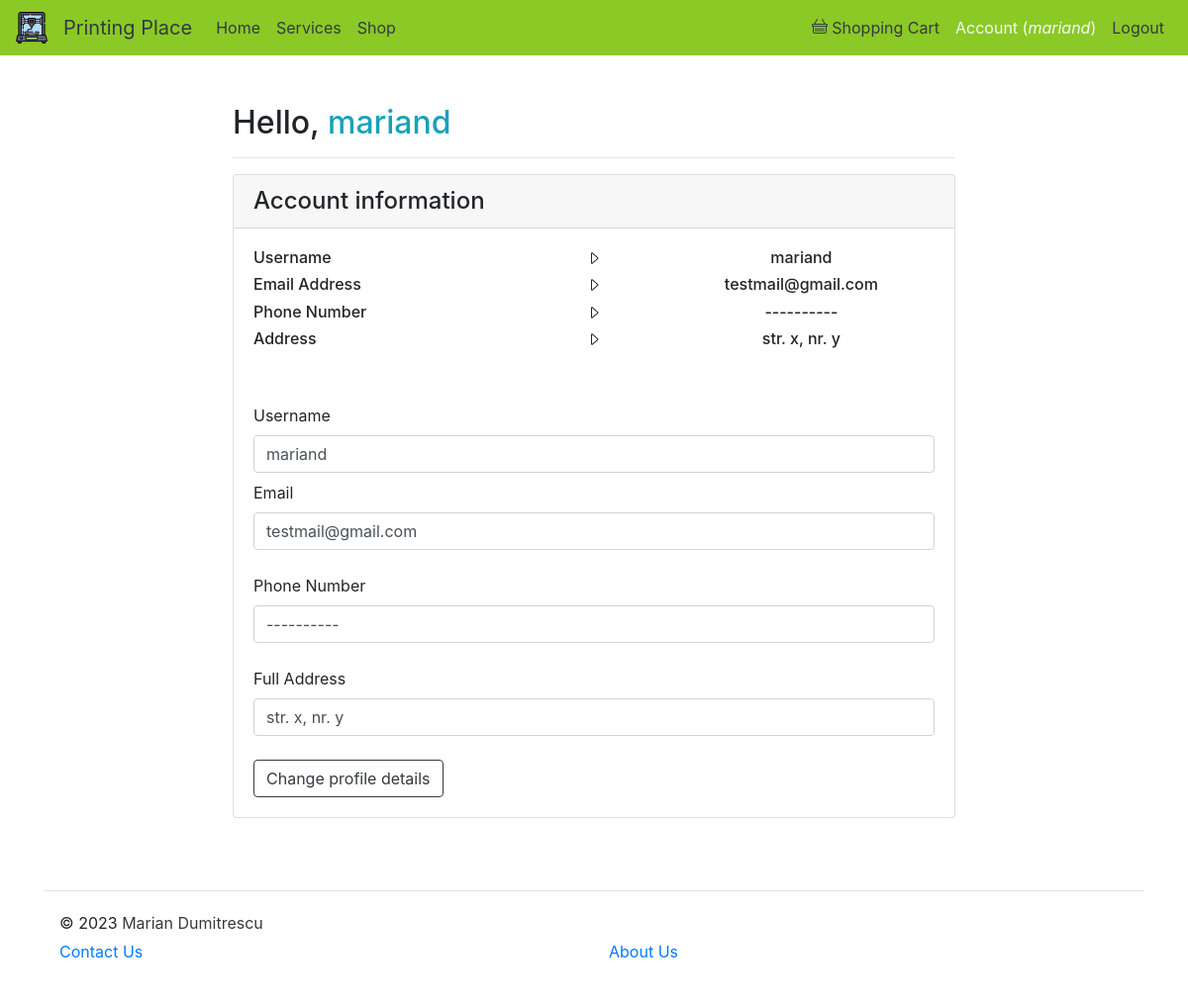
Page /account/ (signed in) on the committed database.
### flask_shop/models.py (models this page shows, shortened)
class User(db.Model, UserMixin):
    id = db.Column(db.Integer, primary_key = True)
    username = db.Column(db.String(36), unique = True, nullable = False)
    email_address = db.Column(db.String(120), unique = True, nullable = False)
    password = db.Column(db.String(72), nullable = False)
    phone_number = db.Column(db.String(10), nullable = True)
    full_address = db.Column(db.String(72), nullable = True)

### flask_shop/routes.py (the view)
@app.route("/account/", methods=['GET', 'POST'])
@login_required
def account():
    form = ModifyUserForm()
    if form.validate_on_submit():
        current_user.username = form.username.data
        current_user.email_address = form.email_address.data
        current_user.phone_number = form.phone_number.data
        current_user.full_address = form.address.data
        db.session.commit()
    else:
        form.username.data = current_user.username
        form.email_address.data = current_user.email_address
        form.phone_number.data = current_user.phone_number or '-'
        form.address.data = current_user.full_address or '-'
    return render_template('account.html', form=form)

### flask_shop/forms.py
class ModifyUserForm(FlaskForm):
    username = StringField('Username',
                           validators=[DataRequired(), Length(min=3, max=32)])
    email_address = StringField('Email',
                                validators=[DataRequired(), Email()])
    phone_number = StringField('Phone Number',
                               validators=[Length(max=10)])
    address = StringField('Full Address',
                          validators=[Length(max=72)])
    submit = SubmitField('Change profile details')

### flask_shop/models.py (called while the page is built)
@login_manager.user_loader
def load_user(user_id):
    return User.query.get(int(user_id))

### flask_shop/templates/account.html (shortened to what this page needs)
{% extends 'base.html' %}
{% block body %}
<div class="h2 d-inline">Hello, <span class="text-info">{{current_user.username}}</span></div>
<hr>
<div class="card">
  <h4 class="card-header">Account information</h5>
    <div class="card-body">
      <div class="row">
        <div class="h6 col-5 text-left">Username</div>
        <div class="col-2 text-center py-auto"><svg xmlns="http://www.w3.org/2000/svg" width="16" height="16"
            fill="currentColor" class="bi bi-caret-right" viewBox="0 0 16 16">
            <path
              d="M6 12.796V3.204L11.481 8 6 12.796zm.659.753 5.48-4.796a1 1 0 0 0 0-1.506L6.66 2.451C6.011 1.885 5 2.345 5 3.204v9.592a1 1 0 0 0 1.659.753z" />
          </svg></div>
        <div class="h6 col-5 text-center">{{current_user.username}}</div>
      </div>
      <div class="row">
        <div class="h6 col-5 text-left">Email Address</div>
        <div class="col-2 text-center py-auto"><svg xmlns="http://www.w3.org/2000/svg" width="16" height="16"
            fill="currentColor" class="bi bi-caret-right" viewBox="0 0 16 16">
            <path
              d="M6 12.796V3.204L11.481 8 6 12.796zm.659.753 5.48-4.796a1 1 0 0 0 0-1.506L6.66 2.451C6.011 1.885 5 2.345 5 3.204v9.592a1 1 0 0 0 1.659.753z" />
          </svg></div>
        <div class="h6 col-5 text-center">{{current_user.email_address}}</div>
      </div>
      <div class="row">
        <div class="h6 col-5 text-left">Phone Number</div>
        <div class="col-2 text-center py-auto"><svg xmlns="http://www.w3.org/2000/svg" width="16" height="16"
            fill="currentColor" class="bi bi-caret-right" viewBox="0 0 16 16">
            <path
              d="M6 12.796V3.204L11.481 8 6 12.796zm.659.753 5.48-4.796a1 1 0 0 0 0-1.506L6.66 2.451C6.011 1.885 5 2.345 5 3.204v9.592a1 1 0 0 0 1.659.753z" />
          </svg></div>
        <div class="h6 col-5 text-center">{{current_user.phone_number}}</div>
      </div>
      <div class="row">
        <div class="h6 col-5 text-left">Address</div>
        <div class="col-2 text-center py-auto"><svg xmlns="http://www.w3.org/2000/svg" width="16" height="16"
            fill="currentColor" class="bi bi-caret-right" viewBox="0 0 16 16">
            <path
              d="M6 12.796V3.204L11.481 8 6 12.796zm.659.753 5.48-4.796a1 1 0 0 0 0-1.506L6.66 2.451C6.011 1.885 5 2.345 5 3.204v9.592a1 1 0 0 0 1.659.753z" />
          </svg></div>
        <div class="h6 col-5 text-center">{{current_user.full_address}}</div>
      </div>
    </div>
    <div class="card-body">
      <form method="POST" action="{{url_for('account')}}" autocomplete="off">
        <div class="my-2">
          {{ form.username.label }} {{ form.username(class="form-control", id="username") }}
        </div>
        {{ form.email_address.label }} {{ form.email_address(class="form-control", id="email") }}<br>
        {{ form.phone_number.label }} {{ form.phone_number(class="form-control", id="phone") }}<br>
        {{ form.address.label }} {{ form.address(class="form-control", id="address") }}<br>
        <div>
          {{ form.submit(class="btn btn-outline-dark mx-auto", width = "200px") }}
        </div>
      </form>
    </div>
</div>
{% endblock %}

### flask_shop/templates/base.html (shortened to what this page needs)
<!DOCTYPE html>
<html lang="en">
<head>
	<link rel="stylesheet" type="text/css" href="{{url_for('static', filename='main.css')}}" />
	<link rel="stylesheet" href="https://cdn.jsdelivr.net/npm/bootstrap@4.0.0/dist/css/bootstrap.min.css"
>
</head>
<body>
	<nav class="navbar navbar-expand-lg navbar-dark nav-color">
		<img src="{{ url_for('static', filename='images/logo.png') }}" width="32" height="32" class="d-inline-block" />
		<a class="pl-3 navbar-brand text-dark" href="#">Printing Place</a>
		<div class="navbar-collapse collapse" id="navbarColor01">
			<ul class="navbar-nav mr-auto">
				{% if request.endpoint == 'index' %}
				<li class="nav-item active">
					<a class="nav-link text-light" href="{{url_for('index')}}">Home</a>
				</li>
				{% else %}
				<li class="nav-item active">
					<a class="nav-link text-dark" href="{{url_for('index')}}">Home</a>
				</li>
				{% endif %}
				{% if request.endpoint == 'services' %}
				<li class="nav-item active">
					<a class="nav-link text-light" href="{{url_for('services')}}">Services</a>
				</li>
				{% else %}
				<li class="nav-item active">
					<a class="nav-link text-dark" href="{{url_for('services')}}">Services</a>
				</li>
				{% endif %}
				{% if request.endpoint == 'shop' %}
				<li class="nav-item active">
					<a class="nav-link text-light" href="{{url_for('shop')}}">Shop</a>
				</li>
				{% else %}
				<li class="nav-item active">
					<a class="nav-link text-dark" href="{{url_for('shop')}}">Shop</a>
				</li>
				{% endif %}
			</ul>
			<ul class="navbar-nav ml-auto">
				{% if current_user.is_authenticated %}
				<li class="nav-item">
					{% if request.endpoint == 'shopping_cart' %}
					<span class="nav-link">
						<a class="text-light text-decoration-none" href="{{url_for('shopping_cart')}}" style="text-decoration: none;">
							<svg xmlns="http://www.w3.org/2000/svg" width="16" height="16" fill="currentColor" class="bi bi-basket" viewBox="0 0 16 16">
								<path d="M5.757 1.071a.5.5 0 0 1 .172.686L3.383 6h9.234L10.07 1.757a.5.5 0 1 1 .858-.514L13.783 6H15a1 1 0 0 1 1 1v1a1 1 0 0 1-1 1v4.5a2.5 2.5 0 0 1-2.5 2.5h-9A2.5 2.5 0 0 1 1 13.5V9a1 1 0 0 1-1-1V7a1 1 0 0 1 1-1h1.217L5.07 1.243a.5.5 0 0 1 .686-.172zM2 9v4.5A1.5 1.5 0 0 0 3.5 15h9a1.5 1.5 0 0 0 1.5-1.5V9H2zM1 7v1h14V7H1zm3 3a.5.5 0 0 1 .5.5v3a.5.5 0 0 1-1 0v-3A.5.5 0 0 1 4 10zm2 0a.5.5 0 0 1 .5.5v3a.5.5 0 0 1-1 0v-3A.5.5 0 0 1 6 10zm2 0a.5.5 0 0 1 .5.5v3a.5.5 0 0 1-1 0v-3A.5.5 0 0 1 8 10zm2 0a.5.5 0 0 1 .5.5v3a.5.5 0 0 1-1 0v-3a.5.5 0 0 1 .5-.5zm2 0a.5.5 0 0 1 .5.5v3a.5.5 0 0 1-1 0v-3a.5.5 0 0 1 .5-.5z"/>
							  </svg>
							Shopping Cart
						</a>
					</span>
					{% else %}
					<span class="nav-link">
						<a class="text-dark" href="{{url_for('shopping_cart')}}" style="text-decoration: none;">
							Shopping Cart
						</a>
					</span>
					{% endif %}
				</li>
				<li class="nav-item">
					{% if request.endpoint == 'account' %}
					<a class="nav-link text-light"
						href="{{url_for('account')}}">Account (<span class="font-italic">{{current_user.username}}</span>)</a>
					{% else %}
					<a class="nav-link text-dark"
						href="{{url_for('account')}}">Account (<span class="font-italic">{{current_user.username}}</span>)</a>
					{% endif %}
				</li>
				<li class="nav-item">
					<a class="nav-link text-dark" href="{{url_for('logout')}}">Logout</a>
				</li>
				{% endif %}
			</ul>
		</div>
	</nav>
	<main role="main" class="container" id="content">
		<div class="row">
			<div class="col-md-2">
			</div>
			<div class="col-md-8 my-3">
				{% block body %} {% endblock %}
			</div>
			<div class="col-md-2">
			</div>
		</div>
	</main>
	<div class="container">
		<footer class="d-flex flex-wrap justify-content-between align-items-center py-3 my-4 border-top">
			<p class="col-md-4 mb-0 text-body-secondary">© 2023 <a class="text-dark text-decoration-underline"
					href="https://github.com/kyorri/">Marian Dumitrescu</a></p>
			<a href="/"
				class="col-md-4 d-flex align-items-center justify-content-center mb-3 mb-md-0 me-md-auto link-body-emphasis text-decoration-none">
				<svg class="bi me-2" width="40" height="32">
					<use xlink:href="#bootstrap"></use>
				</svg>
			</a>
			<div class="col-md-8"></div>
			<a href="{{ url_for('contact') }}" class="col-md-6 mx-auto" style="width: 500px" ;>Contact Us</a>
			<a href="{{ url_for('about') }}" class="col-md-6 mx-auto" style="width: 500px" ;>About Us</a>
		</footer>
	</div>
</body>
</html>

### flask_shop/static/main.css (style rules this page uses)
body { display: flex; min-height: 100vh; flex-direction: column; }
#content { flex: 1; }
.nav-color { background-color: #8AC926; }

### rows in the picture
User: username "mariand", email_address "testmail@gmail.com", phone_number "----------", full_address "str. x, nr. y"
